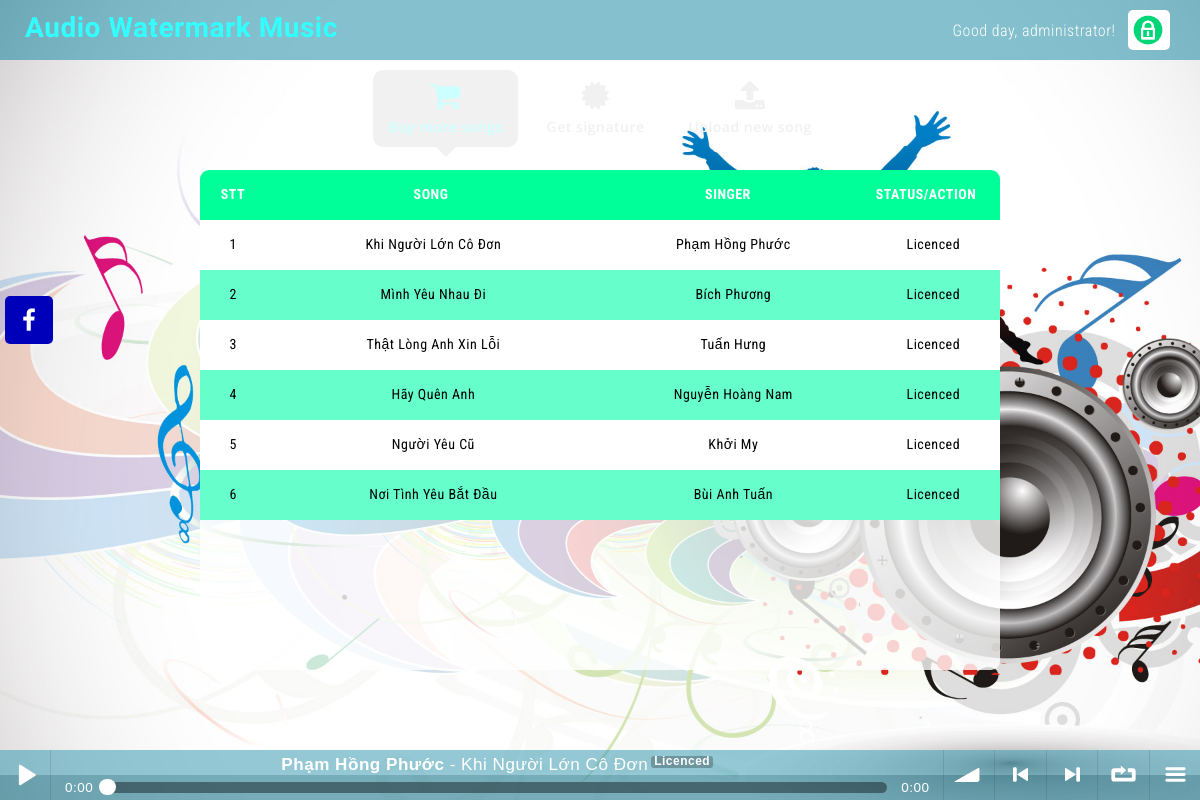
/ (signed in), run on the app's committed database.
### tables this page shows
CREATE TABLE `siteinfo` (
  `companyname` varchar(128) NOT NULL,
  `slogan` varchar(256) DEFAULT NULL,
  `seokeywords` varchar(128) DEFAULT NULL,
  `seodescription` varchar(256) DEFAULT NULL,
  `facebook` varchar(128) DEFAULT NULL,
  `logo` varchar(32) NOT NULL,
  `copyright` varchar(128) NOT NULL,
  `copyright_ln2` varchar(128) DEFAULT NULL
);

CREATE TABLE `multimedia` (
  `id` varchar(64) NOT NULL,
  `parentid` varchar(64) DEFAULT NULL,
  `song` varchar(256) DEFAULT NULL,
  `singer` varchar(128) DEFAULT NULL,
  `url` varchar(256) NOT NULL,
  `type` varchar(32) NOT NULL,
  `owner` varchar(32) NOT NULL
);

### index.php (the view, shortened to what this page needs)
<!DOCTYPE html>
<html>
	<?php
		include "connectdb.php";
		$qr = $conn->prepare("select siteinfo.companyname as companyname, siteinfo.slogan as slogan, siteinfo.seokeywords as seokeywords, siteinfo.seodescription as seodescription, siteinfo.facebook as facebook, multimedia.url as logo, siteinfo.copyright as copyright, siteinfo.copyright_ln2 as copyright_ln2 from siteinfo, multimedia where siteinfo.logo = multimedia.id limit 1;");
		$qr->execute();
		$rs_siteinfo = $qr->fetch();
		if (isset($_SESSION['user'])){
			$qr = $conn->prepare("select permission from user where id = '" . $_SESSION['user'] .  "';");
			$qr->execute();
			$rs_mypermission = $qr->fetch();
			$qr = $conn->prepare("select id, song, singer from multimedia where type = 'music' and owner = '" . $_SESSION['user'] .  "';");
			$qr->execute();
			$rs_myplaylist = $qr->fetchAll();
		}
		$qr = $conn->prepare("select id, song, singer from multimedia where type = 'music' and owner = 'administrator';");
		$qr->execute();
		$rs_allsongs = $qr->fetchAll();
	?>
	<head>
		<link rel="stylesheet" href="https://maxcdn.bootstrapcdn.com/bootstrap/3.3.7/css/bootstrap.min.css" />
		<link rel="stylesheet" href="https://cdnjs.cloudflare.com/ajax/libs/font-awesome/4.7.0/css/font-awesome.min.css" />
		<link rel="stylesheet" href="animate.css" />
		<link rel="stylesheet" href="soundmanager2/css/bar-ui.css">
		<link rel="stylesheet" href="style.css" />
	</head>
	<body>
		<section class="navbar">
		    <div class="container">
				<div class="navbar-header">
					<a class="navbar-brand navbar-brand-image" href="/" title="<?php echo ($rs_siteinfo['companyname']); ?>"><?php echo ($rs_siteinfo['companyname']); ?></a>
				</div>
				<?php
					if (isset($_SESSION['user'])){
						echo "<a id=\"goto-login\" href=\"logout.php\" title=\"Sign out\"><img src=\"picture/logo-login.png\"/></a>";
						echo "<p id=\"username\">Good day, " . $_SESSION['user'] . "!</p>";
					}
					else{
						echo "<a id=\"goto-login\" href=\"login.php\" title=\"Sign in\"><img src=\"picture/logo-login.png\"/></a>";
					}
				?>
		    </div>
		</section>
		<section class="mainbar">
		    <div class="container">
		      	<ul class="nav mainbar-list wow fadeInDown" data-wow-duration="0.5s">
		        	<li id="buy-more-song" class="active">
		          		<a class="highlight" href="#buymoresong" title="Buy more songs">
		            		<i class="fa fa-shopping-cart"></i> Buy more songs
		          		</a>
		       		</li>
		       		<li id="get-signature">
		          		<a href="#getsignature" title="Get signature">
		            		<i class="fa fa-certificate"></i> Get signature
		          		</a>
		       		</li>
		       		<?php
		       			if (isset($rs_mypermission['permission'])){
		       				if ($rs_mypermission['permission'] == "admin"){
					       		echo "<li id=\"upload-new-song\">
					          		<a href=\"#uploadnewsong\" title=\"Upload new song\">
					            		<i class=\"fa fa-upload\"></i> Upload new song
					          		</a>
					       		</li>";
				       		}
		       			}
		       		?>
		      </ul>
		    </div>
		</section>
		<div class="mycontent">
			<table class="songstable">
				<thead>
					<tr>
						<th class="col-xs-1">STT</th>
						<th class="col-xs-5">SONG</th>
						<th class="col-xs-4">SINGER</th>
						<th class="col-xs-2">STATUS/ACTION</th>
					</tr>
				</thead>
				<tbody class="songstable_scrollbar">
					<?php
						$i = 1;
						foreach ($rs_allsongs as $key => $value) {
							echo "<tr class=\"" . ($i % 2 ? "odd" : "even") . "\">
									<td class=\"col-xs-1\">" . $i . "</td>
									<td class=\"col-xs-5\">" . $value['song'] . "</td>
									<td class=\"col-xs-4\">" . $value['singer'] . "</td>
									<td class=\"col-xs-2\">";
							if (isset($_SESSION['user'])){
								$qr = $conn->prepare("select id from multimedia where type = 'music' and owner = '" . $_SESSION['user'] .  "' and parentid = '" . $value['id'] . "' limit 1;");
								$qr->execute();
								$rs_isLicenced = $qr->fetch();
								if ($rs_isLicenced['id'] == ""){
									echo "<button id=\"" . $value['id'] . "\" class=\"btn btn-danger btn-mini btnbuysong\"><i class=\"fa fa-shopping-cart\"></i></button>";
								}
								else{
									echo "Licenced";
								}
							}
							else{
								echo "Please login";
							}
							echo "	</td>
								</tr>";
							$i++;
						}
					?>
				</tbody>
			</table>
		</div>
		<div class="sm2-bar-ui full-width fixed">
 			<div class="bd sm2-main-controls">
				<div class="sm2-inline-gradient"></div>
  				<div class="sm2-inline-element sm2-button-element">
					<div class="sm2-button-bd">
						<a href="#play" class="sm2-inline-button sm2-icon-play-pause">Play / pause</a>
					</div>
  				</div>
  				<div class="sm2-inline-element sm2-inline-status">
					<div class="sm2-playlist">
						<div class="sm2-playlist-target">
						</div>
					</div>
					<div class="sm2-progress">
						<div class="sm2-row">
							<div class="sm2-inline-time">0:00</div>
							<div class="sm2-progress-bd">
								<div class="sm2-progress-track">
									<div class="sm2-progress-ball"><div class="icon-overlay"></div></div>
								</div>
							</div>
							<div class="sm2-inline-duration">0:00</div>
						</div>
					</div>
				</div>
				<div class="sm2-inline-element sm2-button-element sm2-volume">
					<div class="sm2-button-bd">
						<a href="#volume" class="sm2-inline-button sm2-volume-control">volume</a>
					</div>
				</div>
				<div class="sm2-inline-element sm2-button-element">
					<div class="sm2-button-bd">
						<a href="#prev" title="Previous" class="sm2-inline-button sm2-icon-previous">&lt; previous</a>
					</div>
				</div>
				<div class="sm2-inline-element sm2-button-element">
					<div class="sm2-button-bd">
						<a href="#next" title="Next" class="sm2-inline-button sm2-icon-next">&gt; next</a>
					</div>
				</div>
				<div class="sm2-inline-element sm2-button-element">
					<div class="sm2-button-bd">
						<a href="#repeat" title="Repeat playlist" class="sm2-inline-button sm2-icon-repeat">&infin; repeat</a>
					</div>
				</div>
				<div class="sm2-inline-element sm2-button-element sm2-menu">
					<div class="sm2-button-bd">
						<a href="#menu" class="sm2-inline-button sm2-icon-menu">menu</a>
					</div>
				</div>
			</div>
			<div class="bd sm2-playlist-drawer sm2-element">
  				<div class="sm2-playlist-wrapper">
	    			<ul class="sm2-playlist-bd">
	    				<?php
	    					if (isset($_SESSION['user'])){
		    					foreach ($rs_myplaylist as $key => $value){
					 				echo "<li>
											<div class=\"sm2-row\">
												<div class=\"sm2-col sm2-wide\">
													<a href=\"http://docs.google.com/uc?export=open&id=" . $value['id'] . "&type=.wav\"><b>" . $value['singer'] . "</b> - " . $value['song'] . "<span class=\"label\">Licenced</span></a>
												</div>
												<div class=\"sm2-col\">
													<a href=\"http://docs.google.com/uc?export=open&id=" . $value['id'] . "\" target=\"_blank\" title=\"Download this song\" class=\"sm2-icon sm2-music sm2-exclude\">Download this song</a>
												</div>
											</div>
										</li>";
				 				}
			 				}
						?>
    				</ul>
  				</div>
 			</div>
		</div>
	  	<div class="social-bar">
		    <a target="_blank" href="<?php echo ($rs_siteinfo['facebook']); ?>" title="Visit my Facebook" class="social-bar-facebook"><i class="fa fa-facebook"></i></a>
	  	</div>
	</body>
</html>

### style.css (style rules this page uses)
html, body { height: 100%; font-family: 'Roboto Condensed', sans-serif; font-size:14px; color: #333; letter-spacing: 0.5px; }
body { background: url("picture/bg-body.jpg") fixed no-repeat; background-size: cover; }
a { text-decoration: none; }
p { margin: 0px; }
.navbar { position: fixed; z-index: 1001; top: 0px; left: 0px; margin: 0px; width: 100%; height: 60px; min-height: 60px; background: rgba(10, 130, 157, 0.5); background-size: cover; background-repeat: none; border-radius: 0px; border: none; }
.navbar .container { height: 100%; }
.navbar-header { float: left; height: 100%; margin: 0px; padding: 0px; }
.navbar-brand { height: 100%; margin: 0px; margin-top: 18px; padding: 0px; padding-left: 10px; font-family: 'Oregano', cursive; font-size: 28px; font-weight: 600; color: #33FFFF; white-space: nowrap; }
#username { float: right; margin-right: 12px; margin-top: 20px; font-size: 16px; font-weight: 300; color: #fff; cursor: default; }
#goto-login { float: right; margin: 0px; margin-top: 10px; padding: 5px; background-color: #FFF; border-radius: 5px; overflow: hidden; }
#goto-login img { height: 30px; margin: 0px; margin-right: 2.5px; }
.mainbar { position: fixed; top: 60px; left: 0px; margin: 0px; padding: 0px; width: 100%; height: auto; text-align: center; }
.mainbar-list { padding: 10px; padding-bottom: 20px; }
.mainbar-list li { height: 100%; min-width: 100px; margin: 0px 5px; display: inline-block; }
.mainbar-list li a { display: block; font-family: 'Open Sans', Verdana, Helvetica, sans-serif; font-weight: 600; transition: all 0.1s ease; -webkit-transition: all 0.1s ease; -moz-transition: all 0.1s ease; -o-transition: all 0.1s ease; }
.mainbar-list li:not(.active) a { color: #f1f1f1; }
.mainbar-list li.active a { background-color: #f1f1f1; border-radius: 10px; color: #CCFFFF; }
.mainbar-list li.active a:after { position: absolute; top: 100%; left: 50%; margin-left: -10px; border-left: 10px solid transparent; border-right: 10px solid transparent; border-top: 10px solid transparent; border-top-color: #f1f1f1; content: ''; display: inline-block; }
.mainbar-list a i { display: block; margin-bottom: 5px; font-size: 32px; }
.highlight { -webkit-animation: colorchange 10s infinite alternate; }
.mycontent { position: fixed; z-index: 1001; top: 170px; left: 50%; transform: translateX(-50%) !important; width: 800px; height: 500px; background-color: rgba(255, 255, 255, 0.8); border-radius: 9px; overflow: hidden; }
.songstable { width: 100%; }
.songstable thead { width: 100%; }
.songstable tbody { width: 100%; height: 500px; overflow-y: scroll; }
.songstable thead tr { width: 99%; }
.songstable tr { width: 100%; }
.songstable thead, .songstable tbody, .songstable tr, .songstable td, .songstable th { display: inline-block; }
.songstable thead { background: #00FF99; color: #fff; }
.songstable tbody td, .songstable thead > tr> th { float: left; border-bottom-width: 0; }
.songstable>tbody>tr>td, .songstable>tbody>tr>th, .songstable>tfoot>tr>td, .songstable>tfoot>tr>th, .songstable>thead>tr>td, .songstable>thead>tr>th { padding: 8px; height: 50px; text-align: center; line-height: 32px; }
.odd { background: #fff; color: #000; }
.even { background: #66FFCC; color: #000; }
.sm2-bar-ui { z-index: 1002 !important; font-size: 18px; }
.sm2-bar-ui .sm2-main-controls, .sm2-bar-ui .sm2-playlist-drawer { background-color: rgba(10, 130, 157, 0.5); }
.social-bar { position: fixed; z-index: 1002; left: 5px; top: 40%; transform: translateY(-50%); }
.social-bar a, .social-bar span { position: relative; width: 48px; height: 48px; margin-top: 5px; margin-bottom: 5px; padding: 0px; outline: none; border: none; border-radius: 5px; font-size: 24px; color: #fff; display: block; transition: all 0.1s ease; -webkit-transition: all 0.1s ease; -moz-transition: all 0.1s ease; -o-transition: all 0.1s ease; }
.social-bar a .fa, .social-bar span .fa { position: absolute; top: 50%; left: 50%; transform: translate(-50%, -50%) !important; }
.social-bar-facebook { background: #0000BB; }

### data on the page
siteinfo: companyname "Audio Watermark Music"
multimedia: song "Khi Người Lớn Cô Đơn", singer "Phạm Hồng Phước", shows "Licenced"
multimedia: song "Mình Yêu Nhau Đi", singer "Bích Phương", shows "Licenced"
multimedia: song "Thật Lòng Anh Xin Lỗi", singer "Tuấn Hưng", shows "Licenced"
multimedia: song "Hãy Quên Anh", singer "Nguyễn Hoàng Nam", shows "Licenced"
multimedia: song "Người Yêu Cũ", singer "Khởi My", shows "Licenced"
multimedia: song "Nơi Tình Yêu Bắt Đầu", singer "Bùi Anh Tuấn", shows "Licenced"

### other printed values
$_SESSION['user'] "administrator"
